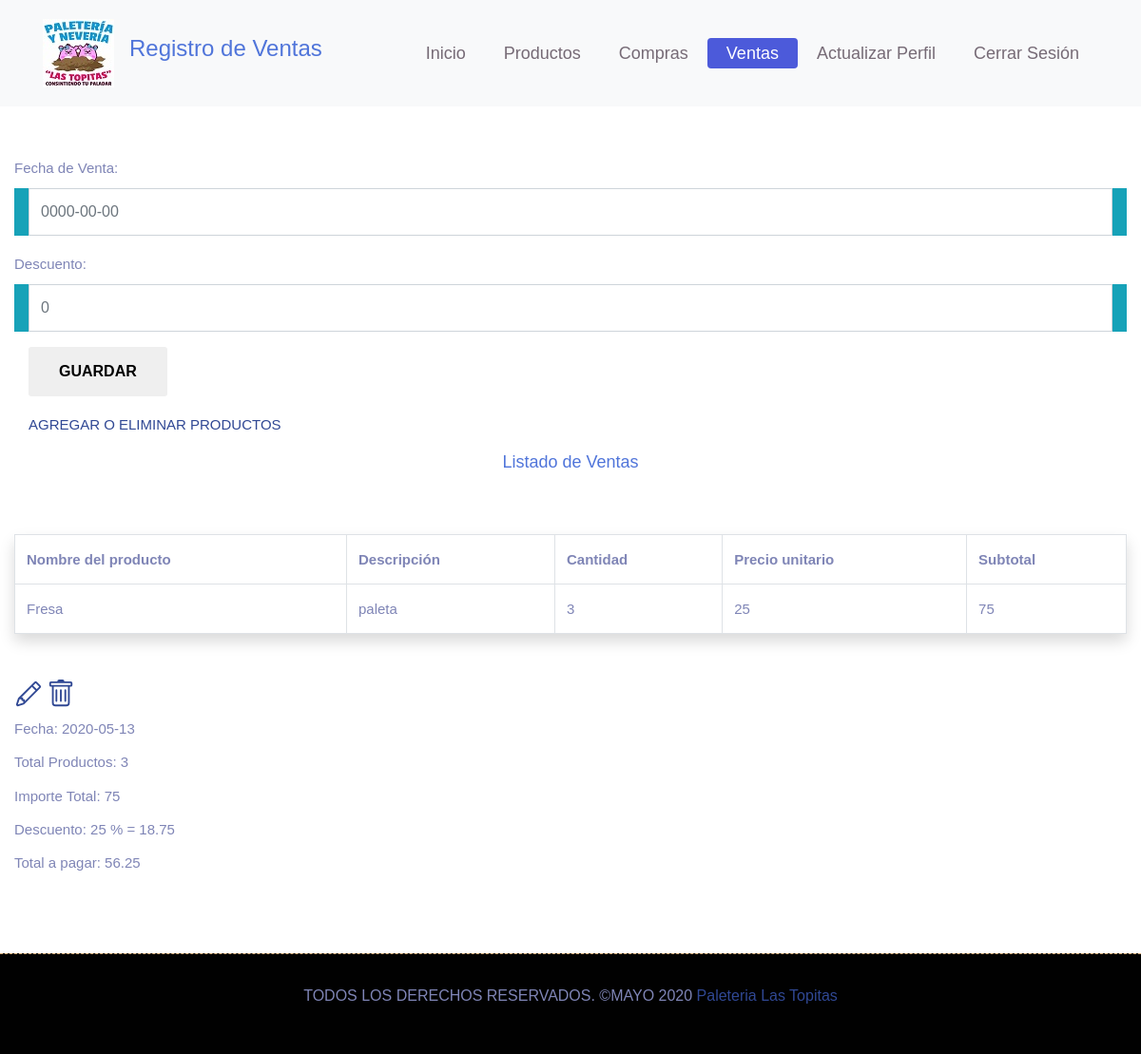
/paginas/ventas.php (signed in), run on the app's committed database.
### tables this page shows
CREATE TABLE `detalleventa` (
  `Producto_idProducto` int(11) NOT NULL,
  `Ventas_idVentas` int(11) NOT NULL,
  `cantidadProducto` int(5) DEFAULT NULL,
  `subtotal` double DEFAULT NULL
);

CREATE TABLE `producto` (
  `idProducto` int(11) NOT NULL,
  `nombre` varchar(50) DEFAULT NULL,
  `precioVenta` int(5) DEFAULT NULL,
  `costoCompra` int(4) DEFAULT NULL,
  `stockActual` int(4) DEFAULT NULL,
  `stockMinimo` int(4) DEFAULT NULL,
  `stockMaximo` int(4) DEFAULT NULL,
  `descripcion` varchar(100) DEFAULT NULL,
  `estado` varchar(50) DEFAULT NULL
);

CREATE TABLE `ventas` (
  `idVentas` int(11) NOT NULL,
  `totalProductoVendido` int(5) DEFAULT NULL,
  `fechaVenta` date DEFAULT NULL,
  `importeTotal` int(5) DEFAULT NULL,
  `descuento` double DEFAULT NULL
);

### paginas/ventas.php (the view, shortened to what this page needs)
<?php
  if (isset($_SESSION['usuario']))
  {
?>
<?php
include_once '../Cruds/CrudV.php';
?>
<!DOCTYPE html>
<html lang="en">
<head>
    <link rel="stylesheet" href="../css/bootstrap.min.css">
    <link rel="stylesheet" href="../css/style.css">
	<link rel="stylesheet" href="../css/responsive.css">
</head>
<body>
  <header class="top-navbar">
    <nav class="navbar navbar-expand-lg navbar-light bg-light">
      <div class="container">
        <a class="navbar-brand" href="../index.php"><img src="../images/logo.jpg" alt="" /></a>
        <div class="text-center ba">
          <h1 class="titPrin">Registro de Ventas</h1>
        </div>
        <div class="collapse navbar-collapse" id="navbars-rs-food">
          <ul class="navbar-nav ml-auto">
            <li class="nav-item"><a class="nav-link" href="../index.php">Inicio</a></li>
            <li class="nav-item"><a class="nav-link" href="producto.php">Productos</a></li>
            <li class="nav-item"><a class="nav-link" href="compras.php">Compras</a></li>
            <li class="nav-item active"><a class="nav-link" href="ventas.php">Ventas</a></li>
            <li class="nav-item"><a class="nav-link" href="../actualizarperfil.php">Actualizar Perfil</a></li>
          <li class="nav-item"><a class="nav-link" href="../Cerrar.php">Cerrar Sesión</a></li>
          </ul>
        </div>
      </div>
    </nav>
  </header>	 <br></br><br></br><br></br>
<div class="container-fluid ">
 <form method="post">
    <div class="form-group obtds"> <label class="control-label tamla" for="fechaVenta">Fecha de Venta:</label>
      <div class="col bg-info">
        <input type="text" class="form-control text-uppercase" name="fechaVenta" placeholder="0000-00-00"
        value="<?php if(isset($_GET['editar'])) echo $getROW['fechaVenta'];  ?>"/>
      </div>
    </div>
    <div class="form-group obtds"><label class="control-label tamla" for="descuento">Descuento:</label>
      <div class="col bg-info">
        <input type="text" class="form-control text-uppercase" name="descuento" placeholder="0"
        value="<?php if(isset($_GET['editar'])) echo $getROW['descuento'];  ?>" />
      </div>
    </div>
    <div class="form-group">
      <?php
        if(isset($_GET['editar'])){
      ?>
          <div class="col-12"><button type="submit" class="btn btncamf" name="actualizar">Actualizar</button></div>
      <?php
        }
        else{
      ?>
          <div class="col-12"><button type="submit" class="btn btncamf" name="guardar">Guardar</button></div>
      <?php
        }
      ?>
    </div>
    <div class="form-group">
      <div class="col-12"><li class="active estMe btns"><a href="ventaD.php">AGREGAR O ELIMINAR PRODUCTOS</a></li></div>
    </div>
 </form>
 <?php
  include_once '../Cruds/Db.php';
  $rs ="SELECT max(idVentas) as id from ventas"; $SQL=$MySQLiconn->query($rs);
  if ($row = $SQL->fetch_array()) { $id = trim($row[0]); }
  $filtro="SELECT ventas.idVentas,ventas.totalProductoVendido,ventas.fechaVenta,ventas.importeTotal,ventas.descuento,detalleventa.Producto_idProducto,detalleventa.Ventas_idVentas,detalleventa.cantidadProducto,detalleventa.subtotal,producto.idProducto,producto.nombre,producto.precioVenta,producto.descripcion FROM ventas, detalleVenta, producto WHERE idVentas= '$id' AND detalleventa.Ventas_idVentas = ventas.idVentas AND detalleventa.Producto_idProducto = producto.idProducto";
  $SQL = $MySQLiconn->query($filtro);
?>
 <h3 class="textoTa text-center">Listado de Ventas</h3><BR></BR>
 <table class="table table-hover table-bordered shadow p-3 mb-5 bg-white rounded">
    <tr class="tabTit">
      <th>Nombre del producto</th>
      <th>Descripción</th>
      <th>Cantidad</th>
      <th>Precio unitario</th>
      <th>Subtotal</th>
    </tr>
  <?php
    while($row=$SQL->fetch_array())
    {
  ?>
    <tr class="tabCont">
      <td><?php echo $row['nombre']; ?></td>
      <td><?php echo $row['descripcion']; ?></td>
      <td><?php echo $row['cantidadProducto']; ?></td>
      <td><?php echo $row['precioVenta']; ?></td>
      <td><?php echo $row['subtotal']; ?></td>
    </tr>
  <?php
    }
  ?>
</table>
<a href="?editar=<?php echo $row['idVentas'];?>" onclick="return confirm('¿Deseas Editarlo ?'); "></a>
<a href="?eliminar=<?php echo $row['idVentas']; ?>" onclick="return confirm('¿Seguro deseas eliminarlo?'); "></a><br>
<?php
  $datos="SELECT ventas.idVentas,detalleventa.Producto_idProducto,detalleventa.Ventas_idVentas,detalleventa.cantidadProducto,detalleventa.subtotal, producto.idProducto FROM ventas, detalleVenta, producto WHERE idVentas= '$id' AND detalleventa.Ventas_idVentas = ventas.idVentas AND detalleventa.Producto_idProducto = producto.idProducto";
  $SQL = $MySQLiconn->query($datos); $Totalp=0; $TotalI=0;
  while($row=$SQL->fetch_array()){
    $Totalp = $Totalp + $row['cantidadProducto'];
    $TotalI = $TotalI + $row['subtotal'];
  }
  $filtro="SELECT ventas.idVentas,ventas.totalProductoVendido,ventas.fechaVenta,ventas.importeTotal,ventas.descuento,detalleventa.Producto_idProducto,detalleventa.Ventas_idVentas,detalleventa.cantidadProducto,detalleventa.subtotal,producto.idProducto,producto.nombre,producto.precioVenta FROM ventas, detalleVenta, producto WHERE idVentas= '$id' AND detalleventa.Ventas_idVentas = ventas.idVentas AND detalleventa.Producto_idProducto = producto.idProducto";
  $SQL = $MySQLiconn->query($filtro);
  if ($row = $SQL->fetch_array()) {
?>
  <label>Fecha: <?php echo $row['fechaVenta'];?></label><br>
  <label>Total Productos: <?php echo $Totalp;?></label><br>
  <label>Importe Total: <?php echo $TotalI;?></label><br>
  <?php
    $descuento=$row['descuento']*0.01*$TotalI;
    $imp=$TotalI-$descuento;
  ?>
  <label>Descuento: <?php echo $row['descuento'];?> % = <?php echo $descuento;?></label><br>
  <label>Total a pagar: <?php echo $imp;?></label><br>
<?php
  }
?> </div><br><br>
<div class="copyright">
	<div class="container">
		<div class="row">
	  	<div class="col-lg-12">
				<p class="company-name">TODOS LOS DERECHOS RESERVADOS. &copy;MAYO 2020 <a href="#">Paleteria Las Topitas</a>
			</div>
		</div>
	</div>
</div>
</body>
</html>
<?php
  }else{
    header ('Location: ../login.php');
  }
?>

### css/style.css (style rules this page uses)
body { color: #7f85b6; font-size: 15px; font-family: 'Athiti', sans-serif; line-height: 1.80857; }
a { color: #1f1f1f; text-decoration: none !important; outline: none !important; -webkit-transition: all .3s ease-in-out; -moz-transition: all .3s ease-in-out; -ms-transition: all .3s ease-in-out; -o-transition: all .3s ease-in-out; transition: all .3s ease-in-out; }
h1, h2, h3, h4, h5, h6 { letter-spacing: 0; font-weight: normal; position: relative; padding: 0 0 10px 0; font-weight: normal; line-height: 120% !important; color: #5075da; margin: 0 }
h1 { font-size: 24px }
h3 { font-size: 18px }
a { color: #304894; text-decoration: none; outline: none; }
a, .btn { text-decoration: none !important; outline: none !important; -webkit-transition: all .3s ease-in-out; -moz-transition: all .3s ease-in-out; -ms-transition: all .3s ease-in-out; -o-transition: all .3s ease-in-out; transition: all .3s ease-in-out; }
ul, li, ol { list-style: none; margin: 0px; padding: 0px; }
.top-navbar { position: relative; z-index: 10; }
.top-navbar .navbar { padding: 15px 0px; position: fixed; width: 100%; transition: height .3s ease-out, background .3s ease-out, box-shadow .3s ease-out; -webkit-transform: translate3d(0, 0, 0); transform: translate3d(0, 0, 0); z-index: 100; }
.top-navbar .navbar-light .navbar-nav .nav-link { color: #1b071996; font-size: 18px; padding: 0px 20px; border-radius: 4px; }
.top-navbar .navbar-light .navbar-nav .nav-item.active .nav-link { background: #4c5ada; color: #ffffff; border-radius: 4px; }
.btn { text-transform: uppercase; padding: 19px 36px; }
.btn { display: inline-block; font-weight: 600; text-align: center; white-space: nowrap; vertical-align: middle; -webkit-user-select: none; -moz-user-select: none; -ms-user-select: none; user-select: none; border: 2px solid transparent; padding: 12px 30px; font-size: 16px; line-height: 1.5; border-radius: .1875rem; transition: color .15s ease-in-out, background-color .15s ease-in-out, border-color .15s ease-in-out, box-shadow .15s ease-in-out; }
.copyright { margin-top: 20px; position: relative; display: block; background-color: #010101; border-top: 1px dashed rgba(207, 166, 113); padding: 30px 0; z-index: 1; }
.copyright .company-name { font-size: 16px; text-align: center; }
.copyright .company-name a { font-size: 16px; }
.form-control { border-radius: 0px; min-height: 50px; }

### data on the page
detalleventa: Producto_idProducto.nombre "Fresa", Producto_idProducto.descripcion "paleta", cantidadProducto "3", Producto_idProducto.precioVenta "25", subtotal "75", Ventas_idVentas.fechaVenta "2020-05-13", Ventas_idVentas.descuento "25", Ventas_idVentas.descuento "18.75", Ventas_idVentas.descuento "56.25"

### other printed values
$Totalp "3"
$TotalI "75"
